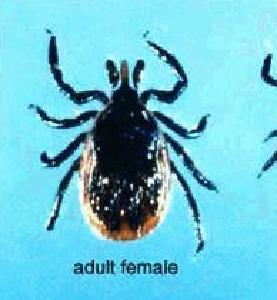
#> input picture assets/train/tick/image_0038.jpg, 277 x 300 px; its folder holds only this picture in this run
$ jupyter execute --allow-errors Q1_2.ipynb   (shell and % lines are left out)
#> lines starting #> are read from the running program, lines starting #| are printed output that depends on the picture
## Settings

[cell 1]
import os
import cv2
import numpy as np
import matplotlib.pyplot as plt
import time
import tracemalloc
import random
from sklearn.cluster import KMeans
from sklearn.model_selection import RandomizedSearchCV
from sklearn.ensemble import RandomForestClassifier
from sklearn.metrics import accuracy_score
from sklearn.metrics import precision_score , recall_score
import seaborn as sns
from sklearn.metrics import confusion_matrix

# Path to the dataset
train_path = './assets/train/'
test_path = './assets/test/'

# Feature extractor (SIFT)
sift = cv2.SIFT_create(contrastThreshold=0.01)

### Create Descriptors

[cell 2]
def extract_descriptors_from_image(image_path):
    """
    Extract exactly a specified number of descriptors from an image using SIFT.
    """
    image = cv2.imread(image_path, cv2.IMREAD_GRAYSCALE)
    if image is None:
        raise ValueError(f"Image not found or invalid: {image_path}")

    keypoints, descriptors = sift.detectAndCompute(image, None)

    if descriptors is None or len(descriptors) == 0:
        raise ValueError(f"No descriptors found in image: {image_path}")

    return descriptors

[cell 3]
def collect_descriptors_all(data_path):
    """
    Collect descriptors and their corresponding labels.
    """
#> called with data_path = './assets/train/'
    all_descriptors = []
    all_labels = []

    classes = [d for d in os.listdir(data_path) if os.path.isdir(os.path.join(data_path, d))]

    num_des_tot = 0
    num_des_class_dist = []
    for i, class_name in enumerate(classes):
        class_folder = os.path.join(data_path, class_name)
        # print(f"Processing class: {class_name}")

        num_des_class = 0
        for image_name in os.listdir(class_folder):
            if image_name.lower().endswith(('png', 'jpg', 'jpeg')):
                image_path = os.path.join(class_folder, image_name)
                try:
                    # Extract descriptors for this image
                    descriptors = extract_descriptors_from_image(image_path)
#> in extract_descriptors_from_image, `image = cv2.imread(image_path, cv2.IMREAD_GRAYSCALE)`:
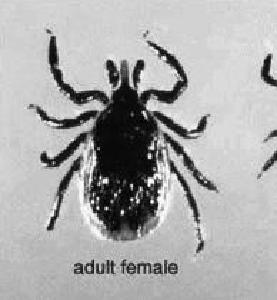
#> image: shape (300, 277); min 0, max 255, mean 171.3
#> in extract_descriptors_from_image, `keypoints, descriptors = sift.detectAndCompute(image, None)`: keypoints = 1164 keypoints; strongest (x, y, size): (122, 212, 2.6), (98, 208, 2.2), (152, 202, 2.4), (149, 156, 3.2)

                    # Append descriptors and corresponding labels
                    all_descriptors += descriptors.tolist()
#> all_descriptors = 1164 items
                    all_labels += [i]*len(descriptors)
#> all_labels = 1164 values from 0 to 0
                    num_des_class += len(descriptors)
#> num_des_class = 1164
                except ValueError as e:
                    print(f"Error processing {image_name}: {e}")
        num_des_tot += num_des_class
#> num_des_tot = 1164
        num_des_class_dist.append(num_des_class)
#> pass 2 of the loop in collect_descriptors_all, `for i, class_name in enumerate(classes):`:
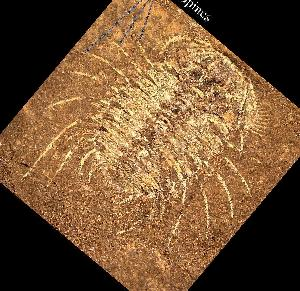
#> input picture assets/train/trilobite/image_0043.jpg, 300 x 291 px
#> in extract_descriptors_from_image (call 2), `image = cv2.imread(image_path, cv2.IMREAD_GRAYSCALE)`:
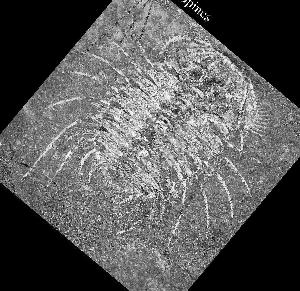
#> image: shape (291, 300); min 0, max 255, mean 88.9
#> keypoints = 562 keypoints; strongest (x, y, size): (239, 122, 1.8), (127, 80, 2.1), (203, 14, 1.9), (157, 121, 1.8)
#> all_descriptors = 1726 items
#> all_labels = 1726 values from 0 to 1
#> num_des_class = 562
    print(f'total number of descriptors: {num_des_tot}')
    print(f'number of descriptors per class: {num_des_class_dist}')

    # Convert to NumPy arrays
    all_descriptors = np.array(all_descriptors)
    all_labels = np.array(all_labels)

    return all_descriptors, all_labels, num_des_class_dist

[cell 4]
def collect_descriptors_with_labels(data_path):
    """
    Collect descriptors and their corresponding labels.
    """
    all_descriptors = []
    all_labels = []

    classes = [d for d in os.listdir(data_path) if os.path.isdir(os.path.join(data_path, d))]

    num_des_tot = 0
    num_des_class_dist = []
    for i, class_name in enumerate(classes):
        class_folder = os.path.join(data_path, class_name)
        # print(f"Processing class: {class_name}")

        for image_name in os.listdir(class_folder):
            if image_name.lower().endswith(('png', 'jpg', 'jpeg')):
                image_path = os.path.join(class_folder, image_name)
                try:
                    # Extract descriptors for this image
                    descriptors = extract_descriptors_from_image(image_path)
                    all_descriptors.append(descriptors.tolist())
                    all_labels.append(i)
                except ValueError as e:
                    print(f"Error processing {image_name}: {e}")

    # Convert to NumPy arrays
    all_labels = np.array(all_labels)

    return all_descriptors, all_labels

[cell 5]
# Extract descriptors and labels
descriptors_pool, labels_pool, num_des_class_dist = collect_descriptors_all(train_path)

print("Descriptor extraction completed.")

[cell 6]
cls_name = ['tick', 'trilobite', 'umbrella', 'watch', 'water_lily', 'wheelchair', 'wild_cat', 'windsor_chair', 'wrench', 'yin_yang']
# Plot the histogram
plt.figure(figsize=(18, 8))
# x_axis = np.arange(len(x_train[-1]))
#> (the rest of this cell did not finish here and is left out)

# Q1. K-means codebook

### Construct K-Means codebook

[cell 7]
# Number of clusters (k)
def Kmenas_const_times(k_list, num_iter):
    const_time = []
    avg_time = 0
    codebooks = []

    for k in k_list:
        n_codebooks = []
        for i in range(num_iter):
            start_time = time.perf_counter()
            # Initialize and fit KMeans
            kmeans = KMeans(n_clusters=k, random_state=42, verbose=0, n_init=10)
            kmeans.fit(descriptors_pool)

            codebook_cons_time = time.perf_counter() - start_time
            avg_time += codebook_cons_time

            n_codebooks.append(kmeans)

        const_time.append(avg_time/num_iter)
        codebooks.append(n_codebooks)

    return const_time, codebooks

[cell 8]
k_list = [i*30 for i in range(1,6)]
num_iter = 3

const_time, codebooks = Kmenas_const_times(k_list, num_iter)

[cell 9]
# Plot codebook construction time
plt.plot(k_list, const_time, marker='s', linestyle='-', color='b')
plt.xlim(left=10)
plt.xlabel('Number of Clusters, k', fontsize=20)
plt.ylabel('Time (second)', fontsize=20)
plt.yticks(fontsize=15)
plt.xticks(fontsize=15)
# plt.title('Accuracy over number of estimators')
plt.grid(True)
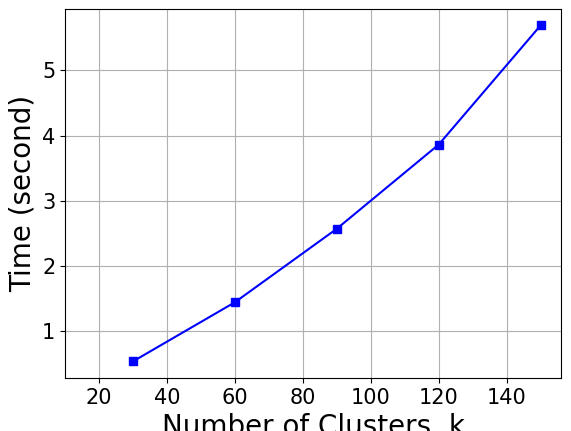
#> figure drawn by matplotlib, 1 panel

[cell 10]
def create_bow_histogram(img_descriptors, kmeans):
    # Predict the closest cluster for each descriptor
    labels = kmeans.predict(img_descriptors)  # This gives the cluster index for each descriptor

    k = kmeans.n_clusters
    img_bow = np.zeros(k)

    for label in labels:
        img_bow[label] += 1

    l2_norm = np.linalg.norm(img_bow)

    # Normalize the histogram to get a normalized BoW representation
    img_bow = img_bow / np.sum(img_bow)  # Normalize to make it a probability distribution
    # img_bow = img_bow / np.linalg.norm(img_bow)  # Normalize to make it a probability distribution

    return img_bow
    # return labels

### Apply K-means codebook for train/test data

[cell 11]
# Number of clusters (k)
k = 3

start_time = time.perf_counter()

# Initialize and fit KMeans
kmeans = KMeans(n_clusters=k, random_state=42, verbose=0, n_init=10)
kmeans.fit(descriptors_pool)

codebook_cons_time = time.perf_counter() - start_time

print(f'time for codebook construction time: {codebook_cons_time}')

# Access cluster centers and labels
k_means_codebook = kmeans.cluster_centers_  # Shape: (k, 128)
labels = kmeans.labels_  # Shape: (104008,)

[cell 12]
# Extract train descriptors and labels
train_descriptors, train_labels = collect_descriptors_with_labels(train_path)
#> in extract_descriptors_from_image (call 4), `keypoints, descriptors = sift.detectAndCompute(image, None)`: keypoints = 1164 keypoints; strongest (x, y, size): (122, 212, 2.6), (98, 208, 2.2), (152, 202, 2.4), (149, 156, 3.2)
#> pass 2 of the loop in collect_descriptors_with_labels, `for i, class_name in enumerate(classes):`:
#> keypoints = 562 keypoints; strongest (x, y, size): (239, 122, 1.8), (127, 80, 2.1), (203, 14, 1.9), (157, 121, 1.8)
print("Descriptor extraction completed.")

start_time = time.perf_counter()

train_bow = []
for descriptors in train_descriptors:
    image_bow = create_bow_histogram(descriptors, kmeans)
    train_bow.append(image_bow)

train_bow = np.array(train_bow)

vq_time = time.perf_counter() - start_time
print(f'vector quantization time for train data: {vq_time}')

x_train = train_bow
y_train = train_labels

[cell 13]
# Plot the histogram
x_axis = np.arange(k)
plt.bar(x_axis, x_train[0])
plt.title('Tick, K = 3', fontsize=20)
plt.xlabel('Cluster Number', fontsize=20)
# plt.xticks(x_axis)
plt.ylabel('Frequency', fontsize=20)
plt.show()
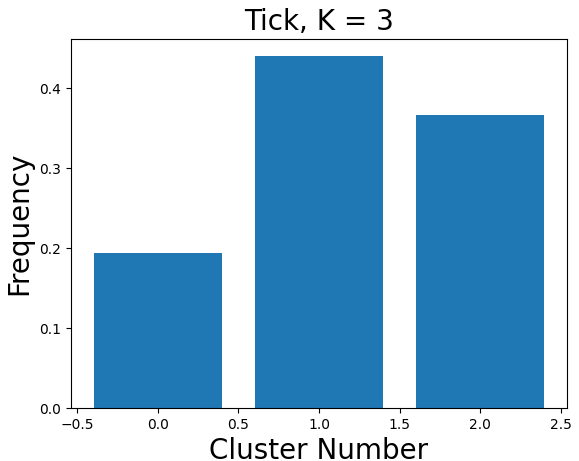
#> figure drawn by matplotlib, 1 panel; tallest bar 0.44 high, from x = 0.6 to 1.4

[cell 14]
# Plot the histogram
x_axis = np.arange(k)
plt.bar(x_axis, x_train[1])
plt.title('Tick, K = 3', fontsize=20)
plt.xlabel('Cluster Number', fontsize=20)
# plt.xticks(x_axis)
plt.ylabel('Frequency', fontsize=20)
plt.show()
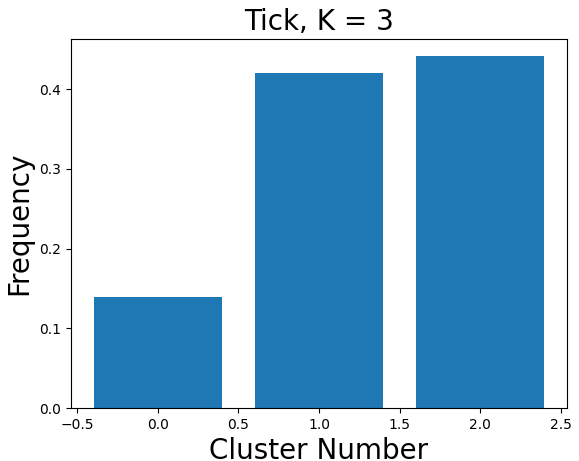
#> figure drawn by matplotlib, 1 panel; tallest bar 0.441 high, from x = 1.6 to 2.4

#> (a cell that did not finish here is left out)

print("Descriptor extraction completed.")

start_time = time.perf_counter()

test_bow = []
for descriptors in test_descriptors:
    image_bow = create_bow_histogram(descriptors, kmeans)
    test_bow.append(image_bow)

test_bow = np.array(test_bow)

vq_time = time.perf_counter() - start_time
print(f'vector quantization time for test data: {vq_time}')

x_test = test_bow
y_test = test_labels

[cell 16]
# Plot the histogram
x_axis = np.arange(k)
#> (the rest of this cell did not finish here and is left out)

[cell 17]
import numpy as np
import matplotlib.pyplot as plt

# Example: 15x15 matrix
#> (the rest of this cell did not finish here and is left out)

[cell 18]
import numpy as np
import matplotlib.pyplot as plt

# Example: 15x15 matrix
#> (the rest of this cell did not finish here and is left out)

### Check vector quantization time

[cell 19]
const_time, codebooks = Kmenas_const_times(k_list, num_iter)
